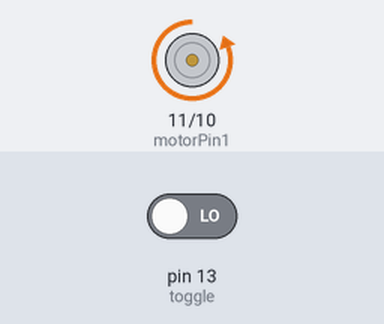
A sketch run on a simulated Arduino Uno, built with avr-gcc and run on an emulated ATmega328P. Shown: motor-driver pin pairs drawn as motors (green arrow = first pin HIGH = forward, orange = second pin HIGH = backward, longer = more drive, scaled by the enable pin). The inputs (shaded band) are chosen by the test bench; at power-on: pin 13 (toggle) LOW.

Above: at 1.2 s.
1.3 s: pin 13 (toggle) driven HIGH
At 1.7 s:
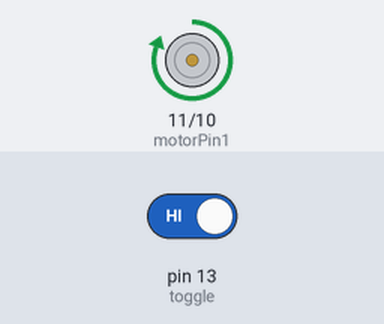
2.8 s: pin 13 (toggle) driven LOW
At 4.1 s:
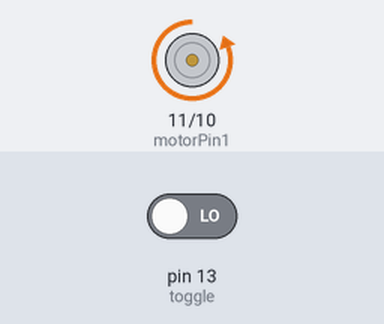
Timing chart, 0 to 5.8 s (numbered marks = the images above; inputs shaded):
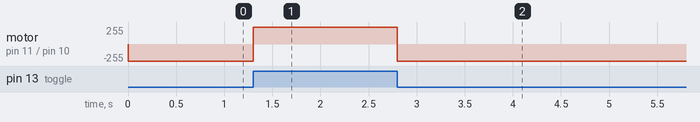

The sketch:

sketch_apr10a.ino
```cpp
const int motorPin1 = 11;
const int motorPin2 = 10;
const int enable = 3;
const int toggle = 13;

int toggleState = 0;

void setup() {
  pinMode(motorPin1, OUTPUT);
  pinMode(motorPin2, OUTPUT);
  pinMode(enable, OUTPUT);
  pinMode(toggle, INPUT);
  digitalWrite(enable, HIGH);
}

void loop() {
  toggleState = digitalRead(toggle);
  if (toggleState == HIGH){
    digitalWrite(motorPin1, HIGH);
    digitalWrite(motorPin2, LOW);
  }else if(toggleState == LOW){
    digitalWrite(motorPin2, HIGH);
    digitalWrite(motorPin1, LOW);
  }
}
```

Measured:
- after the input at 1.3 s, motor on pin 11 (motorPin1) / pin 10 (motorPin2): backward 255/255 → forward 255/255 at once
- after the input at 2.8 s, motor on pin 11 (motorPin1) / pin 10 (motorPin2): forward 255/255 → backward 255/255 at once
